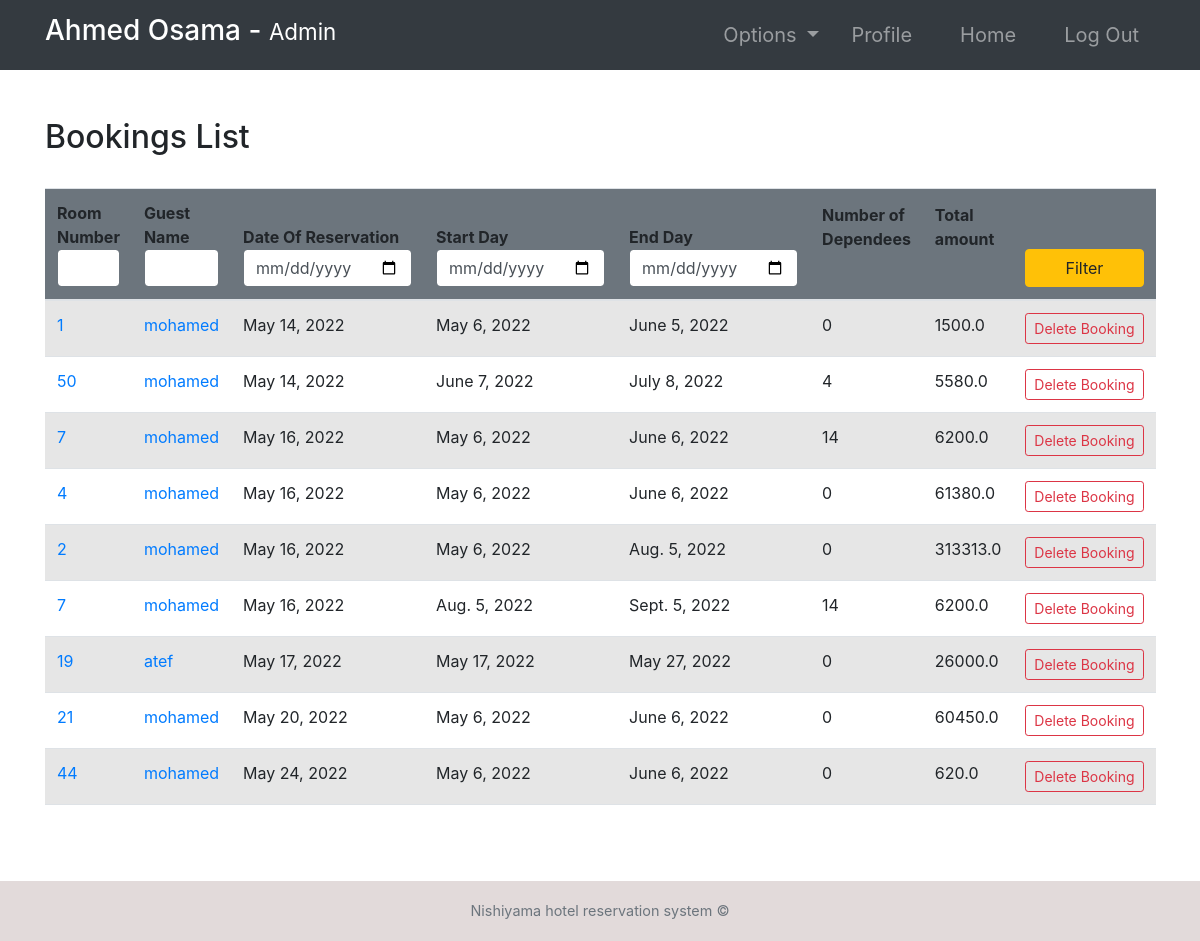
The page /bookings/ (signed in) on the database its author committed.
### room/models.py (models this page shows, shortened)
class Booking(models.Model):
    roomNumber = models.ForeignKey(Room, on_delete=models.CASCADE)
    guest = models.ForeignKey(Guest, null=True, on_delete=models.CASCADE)
    dateOfReservation = models.DateField(default=timezone.now)
    startDate = models.DateField()
    endDate = models.DateField()
    def numOfDep(self):
        return Dependees.objects.filter(booking=self).count()

class Room(models.Model):
    ROOM_TYPES = (
        ('King', 'King'),
        ('Luxury', 'Luxury'),
        ('Normal', 'Normal'),
        ('Economic', 'Economic'),
    )
    payment_method = models.CharField(max_length=20)
    number = models.IntegerField(primary_key=True)
    capacity = models.SmallIntegerField()
    numberOfBeds = models.SmallIntegerField()
    roomType = models.CharField(max_length=20, choices=ROOM_TYPES)
    price = models.FloatField()
    statusStartDate = models.DateField(auto_now_add=True,null=True)
    statusEndDate = models.DateField(null=True)
    hotel = models.CharField(max_length=20)

### accounts/models.py (models this page shows, shortened)
class Guest(models.Model):
    user = models.OneToOneField(User, null=True, on_delete=models.CASCADE)
    phoneNumber = PhoneNumberField(unique=True)

### room/views.py (the view, shortened to what this page needs)
# urls.py: path('bookings/', bookings, name="bookings"),
@login_required(login_url='login')
def bookings(request):
    import datetime
    role = str(request.user.groups.all()[0])
    path = role + "/"
    bookings = Booking.objects.all()
    totals = {}  # <booking : total>
    for booking in bookings:
        start_date = datetime.datetime.strptime(
            str(booking.startDate), "%Y-%m-%d")
        end_date = datetime.datetime.strptime(str(booking.endDate), "%Y-%m-%d")
        numberOfDays = abs((end_date-start_date).days)
        price = Room.objects.get(number=booking.roomNumber.number).price
        total = price * numberOfDays
        totals[booking] = total
    context = {
        "role": role,
        'bookings': bookings,
        'totals': totals
    }
    return render(request, path + "bookings.html", context)

### Templates/admin/bookings.html
{% extends '../index.html' %}
{% block context %}
{% include '../common_pages/bookings.html' %}
{% endblock %}

### Templates/incs/nav.html (shortened to what this page needs)
<link rel="stylesheet" href="https://cdn.jsdelivr.net/npm/bootstrap@4.6.0/dist/css/bootstrap.min.css"
>
<nav class="navbar navbar-dark bg-dark navbar-expand-lg py-1 " role="navigation" >
    <div class="container" >
        <a href="" class="navbar-brand">
            <h3 class="text-capitalize">
                {{ request.user.first_name }} {{ request.user.last_name }} -
                <small>
                    {{ role }}
                </small>
            </h3>
        </a>
        <div class="collapse navbar-collapse" id="navbarTags">
            <ul class="navbar-nav ml-auto">
                <li class="nav-item dropdown p-2">
                    <a class="nav-link dropdown-toggle" href="#" id="navbarDropdown" role="button"
                        data-toggle="dropdown" aria-haspopup="true" aria-expanded="false">
                        Options
                    </a>
                </li>
                <li class="nav-item mr-3 p-2">
                    {% if role == 'staff' or role == 'receptionist' or role == 'admin' or role == 'manager' %}
                    <a href="{% url 'employee-profile' user.id %}" class="nav-link">Profile</a>
                    {% endif %}
                </li>
                <li class="nav-item mr-3 p-2">
                    <a href="{% url 'Home'  %}" class="nav-link">Home</a>
                </li>
                <li class="nav-item p-2 ">
                    <a href="{% url 'logout' %}" class="nav-link">Log Out</a>
                </li>
            </ul>
        </div>
    </div>
</nav>

### Templates/common_pages/bookings.html (shortened to what this page needs)
<div class="container py-5">
    <div class="table-header row">
        <div class="col-sm-12 col-md-12 col-lg-4 mb-4">
            <h2>Bookings List</h2>
        </div>
    </div>
    <table class="table table-hover table-striped">
        <thead class="bg-secondary rounded">
            <tr>
                <form action="" method="POST">
                    <th>Room Number<input type="number" min="0" name="number" value="{{number}}"
                            class="form-control border border-secondary"></th>
                    <th>Guest Name<input type="text" name="name" value="{{name}}"
                            class="form-control border border-secondary"></th>
                    <th>Date Of Reservation<input type="date" name="rez" value="{{rez}}"
                            class="form-control border border-secondary"></th>
                    <th>Start Day<input type="date" name="fd" value="{{fd}}"
                            class="form-control border border-secondary"></th>
                    <th>End Day<input type="date" name="ed" value="{{ed}}" class="form-control border border-secondary">
                    </th>
                    <th class="pb-5">Number of Dependees</th>
                    <th class="pb-5">Total amount</th>
                    <th><button type="submit" name="filter" class="btn btn-warning w-100">Filter</button></th>
                </form>
            </tr>
        </thead>
        <tbody>
            {% for b in bookings %}
            <tr>
                <td><a href="{% url 'room-profile' b.roomNumber.number %}">{{b.roomNumber.number}}</a></td>
                <td><a href="{% url 'guest-profile' b.guest.user.id %}">{{b.guest.user.first_name}}</a></td>
                <td>{{ b.dateOfReservation }}</td>
                <td>{{ b.startDate }}</td>
                <td>{{ b.endDate }}</td>
                <td>{{ b.numOfDep }}</td>
                <td>
                    {% for key, value in totals.items %}
                    {% if key == b %}
                    {{ value }}
                    {% endif %}
                    {% endfor %}
                </td>
                {% if role == "admin" or role == 'manager' %}
                <td> <a href="{% url 'deleteBooking' b.id %}"
                        class="btn btn-sm btn-outline-danger">Delete&nbsp;Booking</a></td>
                {% endif %}
            </tr>
            {% endfor %}
        </tbody>
    </table>
</div>

### static/css/main.css (style rules this page uses)
* { margin: 0; padding: 0; -webkit-font-smoothing: antialiased; }
body { position: relative; }
nav .nav-item { font-size: 20px; }

### rows shown on the page
Booking: roomNumber.number "1", guest.user.first_name "mohamed", dateOfReservation "May 14, 2022", startDate "May 6, 2022", endDate "June 5, 2022", numOfDep "0", value "1500.0"
Booking: roomNumber.number "50", guest.user.first_name "mohamed", dateOfReservation "May 14, 2022", startDate "June 7, 2022", endDate "July 8, 2022", numOfDep "4", value "5580.0"
Booking: roomNumber.number "7", guest.user.first_name "mohamed", dateOfReservation "May 16, 2022", startDate "May 6, 2022", endDate "June 6, 2022", numOfDep "14", value "6200.0"
Booking: roomNumber.number "4", guest.user.first_name "mohamed", dateOfReservation "May 16, 2022", startDate "May 6, 2022", endDate "June 6, 2022", numOfDep "0", value "61380.0"
Booking: roomNumber.number "2", guest.user.first_name "mohamed", dateOfReservation "May 16, 2022", startDate "May 6, 2022", endDate "Aug. 5, 2022", numOfDep "0", value "313313.0"
Booking: roomNumber.number "7", guest.user.first_name "mohamed", dateOfReservation "May 16, 2022", startDate "Aug. 5, 2022", endDate "Sept. 5, 2022", numOfDep "14", value "6200.0"
Booking: roomNumber.number "19", guest.user.first_name "atef", dateOfReservation "May 17, 2022", startDate "May 17, 2022", endDate "May 27, 2022", numOfDep "0", value "26000.0"
Booking: roomNumber.number "21", guest.user.first_name "mohamed", dateOfReservation "May 20, 2022", startDate "May 6, 2022", endDate "June 6, 2022", numOfDep "0", value "60450.0"
Booking: roomNumber.number "44", guest.user.first_name "mohamed", dateOfReservation "May 24, 2022", startDate "May 6, 2022", endDate "June 6, 2022", numOfDep "0", value "620.0"

### other values the page prints
{{ request.user.first_name }} "Ahmed"
{{ request.user.last_name }} "Osama"
{{ role }} "Admin"
